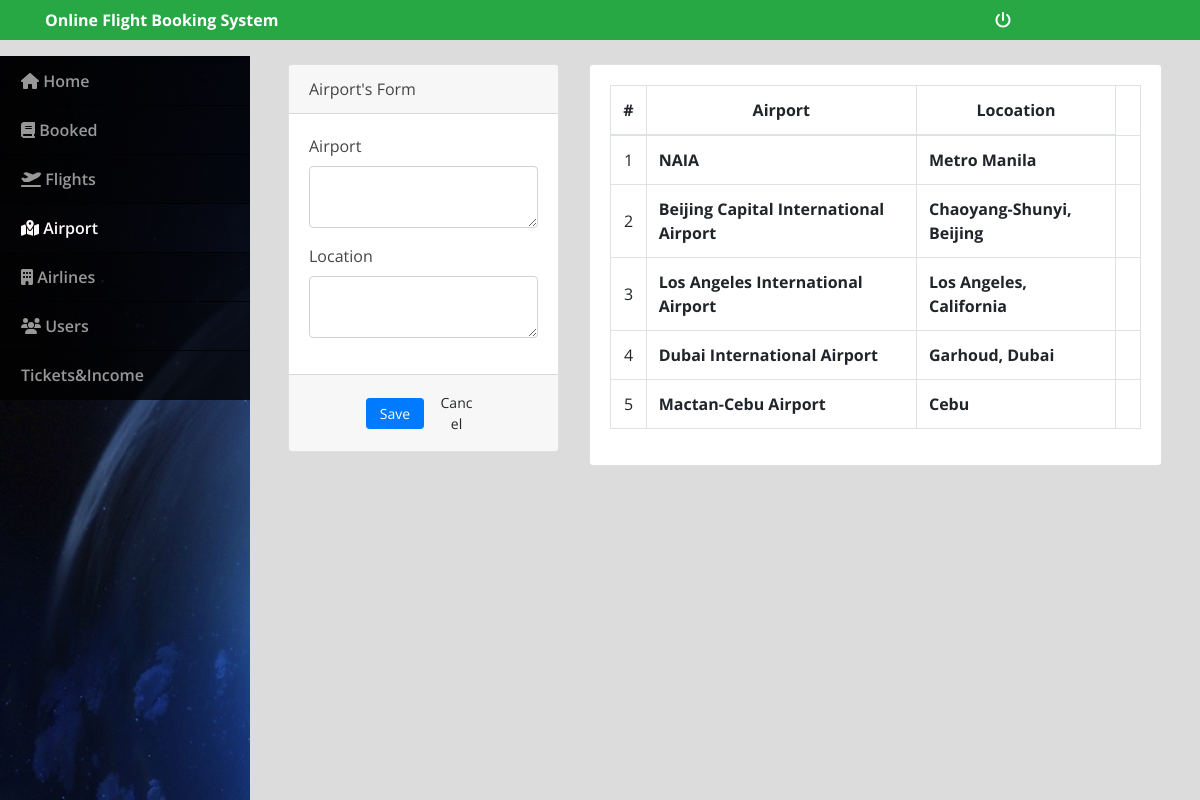
The app's page /admin/index.php?page=airport (signed in) with its own data.
### tables this page shows
CREATE TABLE airport_list (
  airport_id int(30) ,
  airport text NOT NULL,
  location text NOT NULL,
  PRIMARY KEY(airport_id)
);

### admin/airport.php (the view, shortened to what this page needs)
<?php
include('../db_connect.php');?>
<div class="container-fluid">
	<div class="col-lg-12">
		<div class="row">
			<div class="col-md-4">
			<form action="" id="manage-airports">
				<div class="card">
					<div class="card-header">
						   Airport's Form
				  	</div>
					<div class="card-body">
							<div class="form-group">
								<label class="control-label">Airport</label>
								<textarea name="airport" id="" cols="30" rows="2" class="form-control" required></textarea>
							</div>
							<div class="form-group">
								<label class="control-label">Location</label>
								<textarea name="location" id="" cols="30" rows="2" class="form-control" required></textarea>
							</div>
					</div>
					<div class="card-footer">
						<div class="row">
							<div class="col-md-12">
								<button class="btn btn-sm btn-primary col-sm-3 offset-md-3"> Save</button>
								<button class="btn btn-sm btn-default col-sm-3" type="button" onclick="_reset()"> Cancel</button>
							</div>
						</div>
					</div>
				</div>
			</form>
			</div>
			<div class="col-md-8">
				<div class="card">
					<div class="card-body">
						<table class="table table-bordered table-hover">
							<thead>
								<tr>
									<th class="text-center">#</th>
									<th class="text-center">Airport</th>
									<th class="text-center">Locoation</th>
								</tr>
							</thead>
							<tbody>
								<?php
								$i = 1;
								$sql = $conn->query("SELECT * FROM airport_list order by airport_id  asc");
								while($row=$sql->fetch_assoc()):
								?>
								<tr>
									<td class="text-center"><?php echo $i++ ?></td>
									<td class="">
										 <b><?php echo $row['airport'] ?></b>
									</td>
									<td class="">
										 <b><?php echo $row['location'] ?></b>
									</td>
									<td class="text-center">
									</td>
								</tr>
								<?php endwhile; ?>
							</tbody>
						</table>
					</div>
				</div>
			</div>
		</div>
	</div>
</div>

### admin/assets/css/style.css (style rules this page uses)
body { font-family: "Open Sans", sans-serif; color: #444444; width: 100%; height: calc(100%); }

### admin/index.php (style rules this page uses)
body { background: #80808045; }

### admin/airport.php (style rules this page uses)
td { vertical-align: middle !important; }

### records on screen
airport_list: airport "NAIA", location "Metro Manila"
airport_list: airport "Beijing Capital International Airport", location "Chaoyang-Shunyi, Beijing"
airport_list: airport "Los Angeles International Airport", location "Los Angeles, California"
airport_list: airport "Dubai International Airport", location "Garhoud, Dubai"
airport_list: airport "Mactan-Cebu Airport", location "Cebu"
